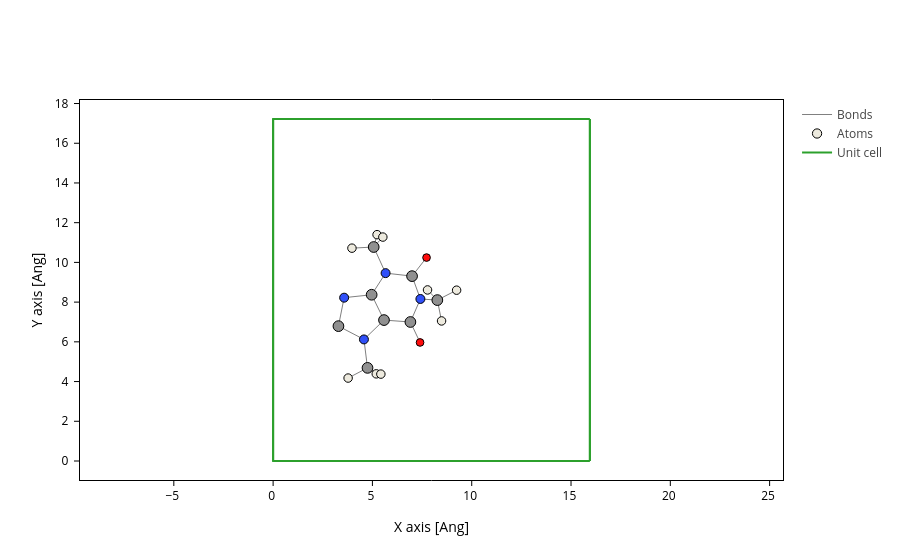

This figure's notebook cell:
### Code cell
molec.plot(axes="xy")

### Figure 1 — Plotly figure (JSON) as saved in the notebook; plotly's stock layout.template omitted (floating-point values rounded to 4 significant figures; data arrays with more than 128 entries replaced by an {"elided": "..."} marker saying what was removed)
{"data": [{"line": {"color": "gray", "width": 1}, "meta": {}, "mode": "lines", "name": "Bonds", "opacity": 1, "type": "scatter", "x": {"elided": "504 float values"}, "y": {"elided": "504 float values"}}, {"marker": {"color": ["#EDEADE", "#EDEADE", "#909090", "#EDEADE", "#EDEADE", "#EDEADE", "#3050F8", "#909090", "#909090", "#909090", "#FF0D0D", "#3050F8", "#909090", "#909090", "#3050F8", "#EDEADE", "#909090", "#FF0D0D", "#3050F8", "#909090", "#EDEADE", "#EDEADE", "#EDEADE"], "line": {"color": "black", "width": 1}, "opacity": 1, "size": [8.48, 8.48, 10.72, 8.48, 8.48, 8.48, 8.96, 10.72, 10.72, 10.72, 7.68, 8.96, 10.72, 10.72, 8.96, 8.48, 10.72, 7.68, 8.96, 10.72, 8.48, 8.48, 8.48]}, "meta": {}, "mode": "markers", "name": "Atoms", "opacity": 1, "type": "scatter", "x": [7.775, 8.482, 8.269, 9.239, 5.193, 5.234, 7.416, 6.995, 6.912, 5.583, 7.726, 5.663, 4.753, 4.961, 4.573, 3.776, 5.064, 7.399, 3.576, 3.289, 3.969, 5.425, 5.525], "y": [8.613, 7.052, 8.102, 8.601, 4.388, 11.4, 8.159, 9.309, 6.999, 7.096, 10.24, 9.46, 4.689, 8.372, 6.122, 4.176, 10.77, 5.969, 8.224, 6.79, 10.72, 4.375, 11.28]}, {"meta": {}, "mode": "lines", "name": "Unit cell", "type": "scatter", "x": [0.0, 0.0, 15.95, 15.95, 0.0, 0.0, NaN, 0.0, 0.0, 0.0, 15.95, 15.95, 0.0, NaN, 15.95, 15.95, NaN, 15.95, 15.95], "y": [0.0, 17.22, 17.22, 17.22, 17.22, 17.22, NaN, 17.22, 0.0, 0.0, 0.0, 0.0, 0.0, NaN, 17.22, 0.0, NaN, 17.22, 0.0]}], "layout": {"scene": {"aspectmode": "data", "xaxis": {"title": {"text": "X axis [Ang]"}}, "yaxis": {"title": {"text": "Y axis [Ang]"}}}, "xaxis": {"scaleanchor": "y", "scaleratio": 1, "title": {"text": "X axis [Ang]"}}, "yaxis": {"title": {"text": "Y axis [Ang]"}}}}
